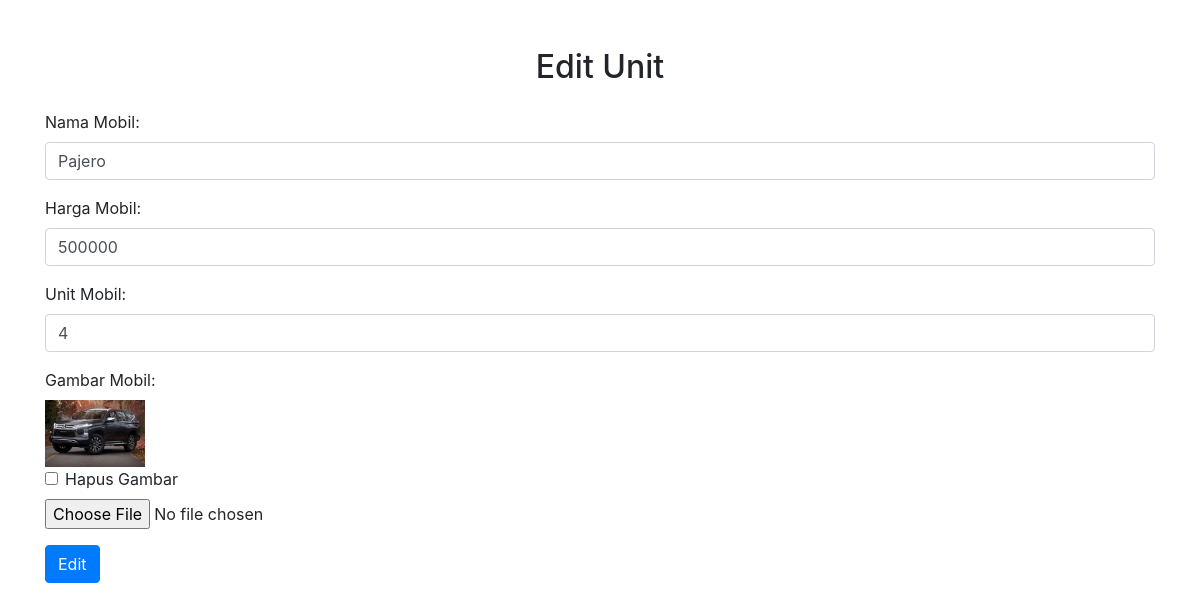
The page /admin_edit_unit.php?id=4 (signed in) on the database its author committed.
### tables this page shows
CREATE TABLE `unit` (
  `id` int(11) NOT NULL,
  `nama_mobil` varchar(255) NOT NULL,
  `harga_mobil` int(255) NOT NULL,
  `unit_mobil` int(11) NOT NULL,
  `gambar_mobil` varchar(255) DEFAULT NULL
);

### admin_edit_unit.php (the view, shortened to what this page needs)
<?php
include 'config/function.php';
if (isset($_GET['id'])) {
    $id = $_GET['id'];
    $sql = "SELECT * FROM unit WHERE id = ?";
    $stmt = $conn->prepare($sql);
    $stmt->bind_param('i', $id);
    $stmt->execute();
    $result = $stmt->get_result();
    $unit = $result->fetch_assoc();
}
?>
<!DOCTYPE html>
<html lang="en">
<head>
    <link href="https://stackpath.bootstrapcdn.com/bootstrap/4.5.2/css/bootstrap.min.css" rel="stylesheet">
</head>
<body>
    <div class="container mt-5">
        <h2 class="text-center">Edit Unit</h2>
        <form action="admin_edit_unit.php" method="post" enctype="multipart/form-data" class="mt-4">
            <div class="form-group">
                <label for="nama_mobil">Nama Mobil:</label>
                <input type="text" id="nama_mobil" name="nama_mobil" class="form-control" value="<?php echo htmlspecialchars($unit['nama_mobil']); ?>" required>
            </div>
            <div class="form-group">
                <label for="harga_mobil">Harga Mobil:</label>
                <input type="number" id="harga_mobil" name="harga_mobil" class="form-control" value="<?php echo htmlspecialchars($unit['harga_mobil']); ?>" required>
            </div>
            <div class="form-group">
                <label for="unit_mobil">Unit Mobil:</label>
                <input type="number" id="unit_mobil" name="unit_mobil" class="form-control" value="<?php echo htmlspecialchars($unit['unit_mobil']); ?>" required>
            </div>
            <div class="form-group">
                <label for="gambar_mobil">Gambar Mobil:</label>
                <?php if (!empty($unit['gambar_mobil'])): ?>
                    <div class="mb-2">
                        <img src="<?php echo htmlspecialchars($unit['gambar_mobil']); ?>" alt="Gambar Mobil" style="width: 100px; height: auto; object-fit: cover;">
                        <div class="form-check">
                            <input type="checkbox" class="form-check-input" id="delete_gambar" name="delete_gambar" onclick="return confirm('Apakah Anda yakin ingin menghapus gambar ini?');">
                            <label class="form-check-label" for="delete_gambar">Hapus Gambar</label>
                        </div>
                    </div>
                <?php endif; ?>
                <input type="file" id="gambar_mobil" name="gambar_mobil" class="form-control-file">
            </div>
            <button type="submit" class="btn btn-primary">Edit</button>
        </form>
    </div>
</body>
</html>

### rows shown on the page
unit: nama_mobil "Pajero", harga_mobil "500000", unit_mobil "4", gambar_mobil (picture)
